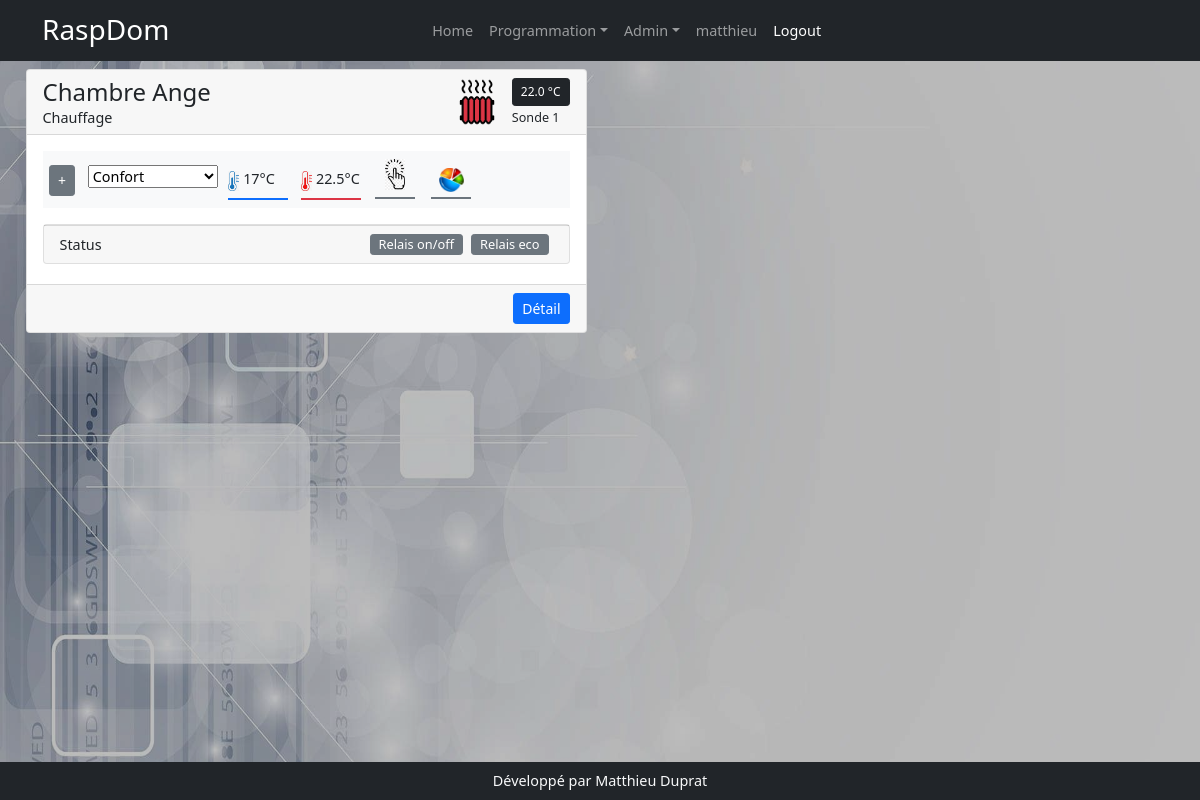
Screenshot of / (signed in) with the database file from the repository.
### models.py (models this page shows, shortened)
class User(UserMixin, db.Model):
    id = db.Column(db.Integer(), primary_key=True)
    username = db.Column(db.String(200))
    first_name = db.Column(db.String(200))
    last_name = db.Column(db.String(200))
    email = db.Column(db.String(200))
    password = db.Column(db.String(200))

class Appareil(db.Model):
    id = db.Column(db.Integer, primary_key=True)
    nom = db.Column(db.String(200))
    description = db.Column(db.String(200))
    categorieappareil = db.Column(db.String(200), nullable=True)
    sortie = db.Column(db.String(200), nullable=True)
    image = db.Column(db.String(200), nullable=True)
    gpios = db.relationship('Gpio', backref='appareil', lazy=True)
    order_gpio = db.Column(db.String(200))
    nbre_gpio = db.Column(db.Integer)
    programmations = db.relationship('Programmation', backref='appareil_programmation', lazy=True)
    mode_de_marche = db.relationship('ModeDeMarche',  uselist=False,  backref='appareil_mode_de_marche', lazy=True)
    auto = db.relationship('Auto', uselist=False, backref='appareil_auto', lazy=True)
    sonde_id = db.Column(db.Integer, db.ForeignKey('sonde.id'))
    sonde = db.relationship('Sonde', uselist=False, backref='appareil_sonde', lazy=True)
    manuel = db.relationship('Manuel', uselist=False, backref='appareil_ordre', lazy=True)
    label = db.Column(db.String(250))
    sonde_actived = db.Column(db.Boolean,default=False, nullable=False)
    min = db.Column(db.Float(),default=17.0)
    max = db.Column(db.Float(),default=19.0)
    mf = db.relationship('Mf',  cascade="delete",uselist=False, backref='app_mf', lazy=True)

class ValeurSonde(db.Model):
    id = db.Column(db.Integer, primary_key=True)
    valeur = db.Column(db.Float())
    sonde_id = db.Column(db.Integer, db.ForeignKey('sonde.id'), nullable=False)

class Sonde(db.Model):
    id = db.Column(db.Integer, primary_key=True)
    nom = db.Column(db.String(200))
    min = db.Column(db.Float(),default=17.0)
    max = db.Column(db.Float(),default=19.0)
    unite = db.Column(db.String(20), default='')
    present = db.Column(db.Boolean(),default=False)
    appareil = db.relationship('Appareil', backref='appareil_sonde', lazy=True)
    en_service = db.Column(db.Boolean(), default=False)
    info = db.Column(db.String(200))
    chemin = db.Column(db.String(200))
    type_sonde = db.Column(db.String(20))
    sonde_valeur_id = db.relationship('ValeurSonde', backref='sonde_valeur', uselist=False, lazy=True, cascade="delete")

class Gpio(db.Model):
    id = db.Column(db.Integer, primary_key=True)
    nom = db.Column(db.String(200))
    mode = db.Column(db.String(10))
    valeur = db.Column(db.String(10))
    info = db.Column(db.String(200))
    appareil_id = db.Column(db.Integer, db.ForeignKey('appareil.id'), nullable=True, default='')

### app.py (the view)
@app.route('/')
@login_required
def index():
    appareils = Appareil.query.all()
    labels = dict()
    instances = list()
    for appareil in appareils:
        instances.append({'modelAppareil':appareil,'instanceAppareil':(globals()[appareil.categorieappareil])})
    gpios = Gpio.query.order_by('appareil_id').all()
    programmations = Programmation.query.order_by('appareil').all()
    return render_template('index.html', appareils=appareils, gpios=gpios, programmations=programmations, instances=instances)

### app.py (called while the page is built)
@login_manager.user_loader
def user_load(user_id):
    return User.query.get(user_id)

### templates/index.html (shortened to what this page needs)
{% extends 'base.html' %}
{% block style %}
    <link href="{{ url_for('static', filename='css/media_query.css') }}" rel="stylesheet" />
{% endblock %}
{% block content %}
<div class="row row-cols-1 row-cols-md-2 rows-cols-lg-3 pb-2 g-4 mx-auto">
    {% for instance in instances %}
      <div class="col mx-auto" style="max-width:585px">
        <div class="card ">
            <div class="card-header d-flex justify-content-between" style="height:65px">
                <div class="">
                    <h2 class="m-0">{{instance.modelAppareil.nom}}</h2>
                    <span>{{instance.instanceAppareil.label.__doc__}}</span>
                </div>
                <div class="d-flex">
                     <span style="width:47px; margin-right:0.75rem">
                         {% if instance.modelAppareil.sortie is not none %}
                         {% set url_img = '/assets/'+instance.modelAppareil.sortie+'.webp' %}
                        <img id="md-mdmr{{instance.modelAppareil.id}}" src="{{url_for('static',filename=url_img)}}"  alt="{{instance.modelAppareil.sortie}}" height="100%">
                        {% endif %}
                     </span>
                    {% if instance.modelAppareil.appareil_sonde.sonde_valeur_id %}
                    <div class="d-flex flex-column {% if instance.modelAppareil.sonde_actived ==False %} d-none {% endif %}">
                    <div>
                         <span class="btn btn-sm btn-dark" style="font-size:0.75rem">{{instance.modelAppareil.appareil_sonde.sonde_valeur_id.valeur|round(1, 'floor') }}
                             {% if instance.modelAppareil.appareil_sonde.unite == 'deg' %}
                             °C
                             {% endif %}
                         </span>
                    </div>
                    <div>
                        <small>{{instance.modelAppareil.appareil_sonde.info }}</small>
                    </div>
                    </div>
                    {% endif %}
                </div>
            </div>
            <div class="card-body ">
                <div class="row d-flex bg-light text-dark justify-content-start py-2 mb-3 mx-auto" >
                    <div class="col-12 col-md-6 d-flex mx-0 px-0" style="width:max-content">
                    <div class="btn btn-sm btn-secondary md-btn-display md-panel" data-target="md-table-{{instance.modelAppareil.id}}" style="height:max-content">+</div>
                    <form class="" action="" method="post" enctype="multipart/form-data">
                        <select name="mdm" id="" class="md-panel"  data-appareil="{{instance.modelAppareil.id}}">
                            {% for data in instance.instanceAppareil.choices_mdm %}
                            <option value="{{data[0]}}" {% if data[0]==instance.modelAppareil.mode_de_marche.mode_de_marche %} selected="" {% endif %}>{{data[1]}}</option>
                            {% endfor %}
                        </select>
                    </form>
                    </div>
                    <div class="col-12 col-md-6 d-flex mx-0 px-0" style="width:max-content">
                    {% if instance.modelAppareil.sonde %}
                        {% if instance.modelAppareil.sonde_actived == True %}
                            {% set toto = 'z-index:8' %}
                            {% else %}
                            {% set toto = 'z-index:-4' %}
                        {%endif%}
                    <div class=" d-flex flex-row  px-0" style={{toto}} data-md-card-appareil="{{instance.modelAppareil.id}}">
                        <div style="cursor: pointer;text-align:left" class=" ms-1 md-panel border-bottom border-primary border-2 ">
                            <div data-target-cursor="md-cursoreco-{{instance.modelAppareil.id}}" class="md-setting"
                                 style="width:60px;margin-top: 3px;padding-bottom: 7px;">
                                <img height="20px" src="{{url_for('static',filename='assets/froid.jpg')}}"}} alt="">
                                <span data-target-cursor="md-cursoreco-{{instance.modelAppareil.id}}" class="" type="text" name=""
                                      id="eco-{{instance.modelAppareil.id}}"
                                      style="cursor: pointer;width:33px; border:none" ></span>°C
                            </div>
                        </div>
                        <div style="cursor: pointer;text-align:left; width:60px;" class=" md-panel border-bottom border-danger border-2">
                            <div data-target-cursor="md-cursorconfort-{{instance.modelAppareil.id}}"  class="md-setting"
                            style="margin-top: 3px;padding-bottom: 7px;"><img height="20px" src="{{url_for('static',filename='assets/chaud.jpg')}}"}} alt="">
                                <span data-target-cursor="md-cursorconfort-{{instance.modelAppareil.id}}" class="" type="text" name=""
                                      id="confort-{{instance.modelAppareil.id}}"
                                      style="cursor: pointer;width:33px; border:none" ></span>°C
                            </div>
                        </div>
                    </div>
                    {% endif %}
                            <div style="width:40px; height:40px" class=" text-center mx-2 border-bottom border-2 border-secondary">
                        <img data-marcheforce="{{instance.modelAppareil.id}}"  data-bs-toggle="modal" data-bs-target="#exampleModal"  style=" cursor:pointer" title="Marche Forcée"  src="{{url_for('static',filename='assets/mf.jpg')}}" height="31px">
                    </div>
                    <div class="mx-2 border-bottom border-2 border-secondary text-center" style="width:40px; height:40px">
                        <img style="padding-bottom: 5px;margin-top: 9px;" data-targethistogramme="{{instance.modelAppareil.id}}" src="{{url_for('static',filename='assets/histogramme.png')}}" width="25px">
                    </div>
                    </div>
                </div>
                <div class="md-status mt-2" >
                    <div class="card py-0"  >
                        <div class="card-footer d-flex ">Status
                            <div class="d-flex justify-content-end w-100 ">
                                {% for gpio in instance.modelAppareil.gpios %}
                                    <div style="font-size:0.8rem " class="btn btn-sm btn-secondary mx-1 py-0" data-gpio="{{gpio.valeur}}">{{gpio.info}}</div>
                                {% endfor %}
                            </div>
                        </div>
                    </div>
                </div>
            </div>
            <div style="font-size:10px" class="card-footer  text-end mt-1 d-flex justify-content-end" >
                <div class="w-25" >
                    <a href="{{url_for('edit_appareil2', appareil_id=instance.modelAppareil.id)}}" class="btn btn-sm btn-primary " target="_blanck">Détail</a>
                </div>
            </div>
        </div>
      </div>
    {% endfor %}
    <div>
    </div>
</div>
{% endblock %}
{% block script %}
<link rel="stylesheet" type="text/css" href="{{url_for('static',filename='vendor/datetimepicker/jquery.datetimepicker.css')}}"/>
{% endblock %}

### templates/base.html (shortened to what this page needs)
<!DOCTYPE html>
<html lang="fr">
    <head>
        <link href="{{ url_for('static', filename='css/styles.css') }}" rel="stylesheet" />
        {% block style %}
        {% endblock %}
    </head>
    <body>
    <img id="img-bck" src="{{ url_for('static', filename='assets/domo.jpg') }}">
        <nav class="navbar navbar-expand-lg navbar-dark bg-dark">
            <div class="container">
                <a class="navbar-brand" href="{{url_for('index')}}">
          <span class="h3">RaspDom</span></a>
                <div class="collapse navbar-collapse" id="navbarSupportedContent" style="flex-grow:0">
                    <ul class="navbar-nav ms-auto mb-2 mb-lg-0">
                        {% if current_user.is_authenticated %}
                         <li class="nav-item" ><a class="nav-link" href="{{ url_for('index')}}">Home</a></li>
                        <li class="nav-item dropdown">
                            <a class="nav-link dropdown-toggle" id="navbarDropdown" href="#" role="button" data-bs-toggle="dropdown" aria-expanded="false">Programmation</a>
                        </li>
                        <li class="nav-item dropdown">
                            <a class="nav-link dropdown-toggle" id="" href="#" role="button" data-bs-toggle="dropdown" aria-expanded="false">Admin</a>
                        </li>
                        <li class=""><a class="nav-link" href="{{url_for('profil')}}">{{current_user.username}}</a></li>
                        <li class=""><a class="nav-link active" aria-current="page" href="{{url_for('logout')}}">Logout</a></li>
                        {% endif %}
                    </ul>
                </div>
            </div>
        </nav>
        <div class="container-fluid pt-2" style="max-height:84vh; overflow:auto">
            {% block content %}
            {% endblock %}
        </div>
        <div class="bg-dark text-light text-center py-2" style="position:absolute; width:100%; bottom:0px">
            Développé par Matthieu Duprat
        </div>
    {% block script %}
    {% endblock %}
    </body>
</html>

### static/css/media_query.css (style rules this page uses)
.md-panel { margin-top:0.4rem; margin-right: 0.4rem; margin-left: 0.4rem; height: min-content; }
[data-targethistogramme] { cursor:pointer; }

### rows the page displays
User: username "matthieu"
Appareil: modelAppareil.nom "Chambre Ange", instanceAppareil.label.__doc__ "Chauffage", modelAppareil.sortie (picture), modelAppareil.appareil_sonde.sonde_valeur_id.valeur "22.0", modelAppareil.appareil_sonde.info "Sonde 1", mdm "Confort"
Gpio: info "Relais on/off"
Gpio: info "Relais eco"
